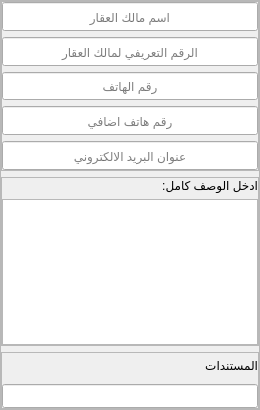
                <widget class="QFrame" name="frame_4">
                 <property name="frameShape">
                  <enum>QFrame::StyledPanel</enum>
                 </property>
                 <property name="frameShadow">
                  <enum>QFrame::Raised</enum>
                 </property>
                 <layout class="QGridLayout" name="gridLayout_7" rowstretch="3,3,1">
                  <property name="leftMargin">
                   <number>0</number>
                  </property>
                  <property name="topMargin">
                   <number>0</number>
                  </property>
                  <property name="rightMargin">
                   <number>0</number>
                  </property>
                  <property name="bottomMargin">
                   <number>0</number>
                  </property>
                  <item row="0" column="0">
                   <widget class="QFrame" name="frame_7">
                    <property name="sizePolicy">
                     <sizepolicy hsizetype="Expanding" vsizetype="Expanding">
                      <horstretch>0</horstretch>
                      <verstretch>0</verstretch>
                     </sizepolicy>
                    </property>
                    <property name="frameShape">
                     <enum>QFrame::StyledPanel</enum>
                    </property>
                    <property name="frameShadow">
                     <enum>QFrame::Raised</enum>
                    </property>
                    <layout class="QGridLayout" name="gridLayout_11">
                     <property name="leftMargin">
                      <number>0</number>
                     </property>
                     <property name="topMargin">
                      <number>0</number>
                     </property>
                     <property name="rightMargin">
                      <number>0</number>
                     </property>
                     <property name="bottomMargin">
                      <number>0</number>
                     </property>
                     <item row="4" column="0">
                      <widget class="QLineEdit" name="lineEdit_4">
                       <property name="sizePolicy">
                        <sizepolicy hsizetype="Expanding" vsizetype="Expanding">
                         <horstretch>0</horstretch>
                         <verstretch>0</verstretch>
                        </sizepolicy>
                       </property>
                       <property name="alignment">
                        <set>Qt::AlignCenter</set>
                       </property>
                       <property name="placeholderText">
                        <string>عنوان البريد الالكتروني</string>
                       </property>
                      </widget>
                     </item>
                     <item row="3" column="0">
                      <widget class="QLineEdit" name="lineEdit_3">
                       <property name="sizePolicy">
                        <sizepolicy hsizetype="Expanding" vsizetype="Expanding">
                         <horstretch>0</horstretch>
                         <verstretch>0</verstretch>
                        </sizepolicy>
                       </property>
                       <property name="alignment">
                        <set>Qt::AlignCenter</set>
                       </property>
                       <property name="placeholderText">
                        <string>رقم هاتف اضافي</string>
                       </property>
                      </widget>
                     </item>
                     <item row="0" column="0">
                      <widget class="QLineEdit" name="lineEdit">
                       <property name="sizePolicy">
                        <sizepolicy hsizetype="Expanding" vsizetype="Expanding">
                         <horstretch>0</horstretch>
                         <verstretch>0</verstretch>
                        </sizepolicy>
                       </property>
                       <property name="alignment">
                        <set>Qt::AlignCenter</set>
                       </property>
                       <property name="placeholderText">
                        <string>اسم مالك العقار</string>
                       </property>
                      </widget>
                     </item>
                     <item row="2" column="0">
                      <widget class="QLineEdit" name="lineEdit_2">
                       <property name="sizePolicy">
                        <sizepolicy hsizetype="Expanding" vsizetype="Expanding">
                         <horstretch>0</horstretch>
                         <verstretch>0</verstretch>
                        </sizepolicy>
                       </property>
                       <property name="alignment">
                        <set>Qt::AlignCenter</set>
                       </property>
                       <property name="placeholderText">
                        <string>رقم الهاتف</string>
                       </property>
                      </widget>
                     </item>
                     <item row="1" column="0">
                      <widget class="QLineEdit" name="lineEdit_40">
                       <property name="sizePolicy">
                        <sizepolicy hsizetype="Expanding" vsizetype="Expanding">
                         <horstretch>0</horstretch>
                         <verstretch>0</verstretch>
                        </sizepolicy>
                       </property>
                       <property name="alignment">
                        <set>Qt::AlignCenter</set>
                       </property>
                       <property name="placeholderText">
                        <string>الرقم التعريفي لمالك العقار</string>
                       </property>
                      </widget>
                     </item>
                    </layout>
                   </widget>
                  </item>
                  <item row="1" column="0">
                   <widget class="QFrame" name="frame_5">
                    <property name="sizePolicy">
                     <sizepolicy hsizetype="Expanding" vsizetype="Expanding">
                      <horstretch>0</horstretch>
                      <verstretch>0</verstretch>
                     </sizepolicy>
                    </property>
                    <property name="frameShape">
                     <enum>QFrame::StyledPanel</enum>
                    </property>
                    <property name="frameShadow">
                     <enum>QFrame::Raised</enum>
                    </property>
                    <layout class="QGridLayout" name="gridLayout_58">
                     <property name="leftMargin">
                      <number>0</number>
                     </property>
                     <property name="topMargin">
                      <number>0</number>
                     </property>
                     <property name="rightMargin">
                      <number>0</number>
                     </property>
                     <property name="bottomMargin">
                      <number>0</number>
                     </property>
                     <item row="0" column="0">
                      <widget class="QLabel" name="label_5">
                       <property name="sizePolicy">
                        <sizepolicy hsizetype="Expanding" vsizetype="Expanding">
                         <horstretch>0</horstretch>
                         <verstretch>0</verstretch>
                        </sizepolicy>
                       </property>
                       <property name="text">
                        <string>ادخل الوصف كامل:</string>
                       </property>
                      </widget>
                     </item>
                     <item row="1" column="0">
                      <widget class="QTextEdit" name="textEdit">
                       <property name="sizePolicy">
                        <sizepolicy hsizetype="Expanding" vsizetype="Expanding">
                         <horstretch>0</horstretch>
                         <verstretch>0</verstretch>
                        </sizepolicy>
                       </property>
                       <property name="layoutDirection">
                        <enum>Qt::RightToLeft</enum>
                       </property>
                       <property name="html">
                        <string>&lt;!DOCTYPE HTML PUBLIC &quot;-//W3C//DTD HTML 4.0//EN&quot; &quot;http://www.w3.org/TR/REC-html40/strict.dtd&quot;&gt;
&lt;html&gt;&lt;head&gt;&lt;meta name=&quot;qrichtext&quot; content=&quot;1&quot; /&gt;&lt;style type=&quot;text/css&quot;&gt;
p, li { white-space: pre-wrap; }
&lt;/style&gt;&lt;/head&gt;&lt;body style=&quot; font-family:'MS Shell Dlg 2'; font-size:8.25pt; font-weight:400; font-style:normal;&quot;&gt;
&lt;p align=&quot;center&quot; style=&quot;-qt-paragraph-type:empty; margin-top:0px; margin-bottom:0px; margin-left:0px; margin-right:0px; -qt-block-indent:0; text-indent:0px;&quot;&gt;&lt;br /&gt;&lt;/p&gt;&lt;/body&gt;&lt;/html&gt;</string>
                       </property>
                       <property name="overwriteMode">
                        <bool>false</bool>
                       </property>
                       <property name="placeholderText">
                        <string/>
                       </property>
                      </widget>
                     </item>
                    </layout>
                   </widget>
                  </item>
                  <item row="2" column="0">
                   <widget class="QFrame" name="frame_6">
                    <property name="sizePolicy">
                     <sizepolicy hsizetype="Expanding" vsizetype="Expanding">
                      <horstretch>0</horstretch>
                      <verstretch>0</verstretch>
                     </sizepolicy>
                    </property>
                    <property name="frameShape">
                     <enum>QFrame::StyledPanel</enum>
                    </property>
                    <property name="frameShadow">
                     <enum>QFrame::Raised</enum>
                    </property>
                    <layout class="QGridLayout" name="gridLayout_10">
                     <property name="leftMargin">
                      <number>0</number>
                     </property>
                     <property name="topMargin">
                      <number>0</number>
                     </property>
                     <property name="rightMargin">
                      <number>0</number>
                     </property>
                     <property name="bottomMargin">
                      <number>0</number>
                     </property>
                     <item row="0" column="0">
                      <widget class="QLabel" name="label_8">
                       <property name="sizePolicy">
                        <sizepolicy hsizetype="Expanding" vsizetype="Expanding">
                         <horstretch>0</horstretch>
                         <verstretch>0</verstretch>
                        </sizepolicy>
                       </property>
                       <property name="text">
                        <string>المستندات</string>
                       </property>
                      </widget>
                     </item>
                     <item row="1" column="0">
                      <widget class="QLineEdit" name="lineEdit_36">
                       <property name="sizePolicy">
                        <sizepolicy hsizetype="Expanding" vsizetype="Expanding">
                         <horstretch>0</horstretch>
                         <verstretch>0</verstretch>
                        </sizepolicy>
                       </property>
                       <property name="alignment">
                        <set>Qt::AlignCenter</set>
                       </property>
                      </widget>
                     </item>
                    </layout>
                   </widget>
                  </item>
                 </layout>
                </widget>
